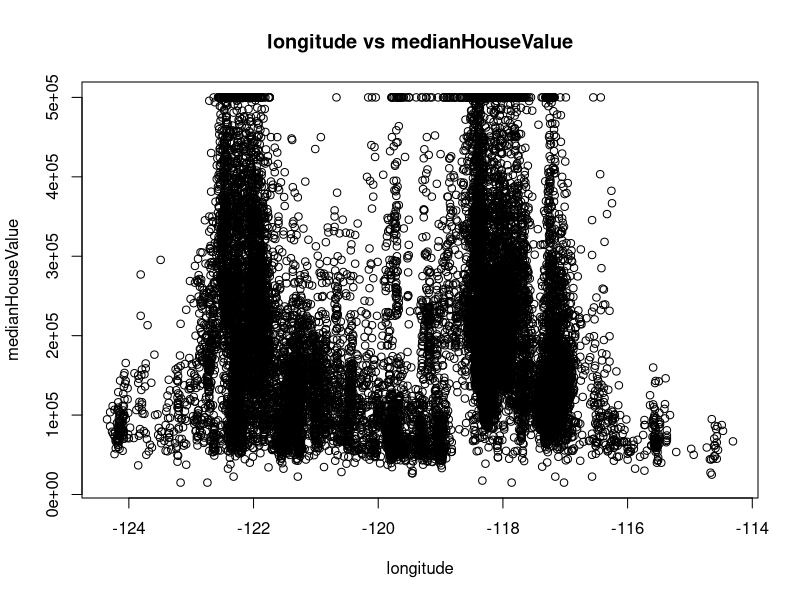
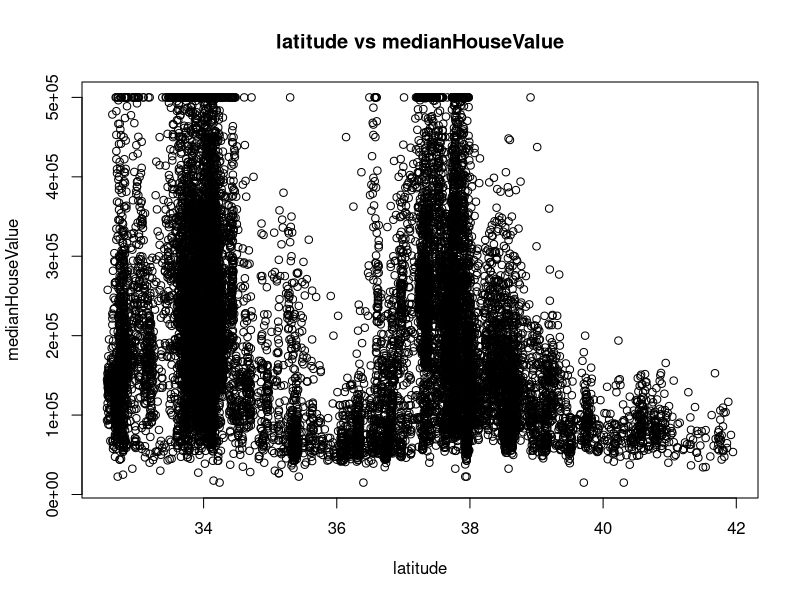
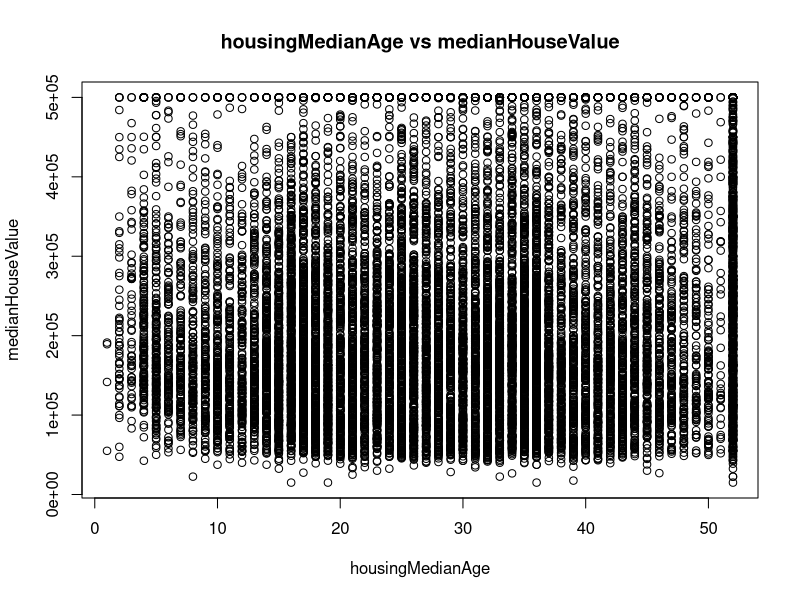
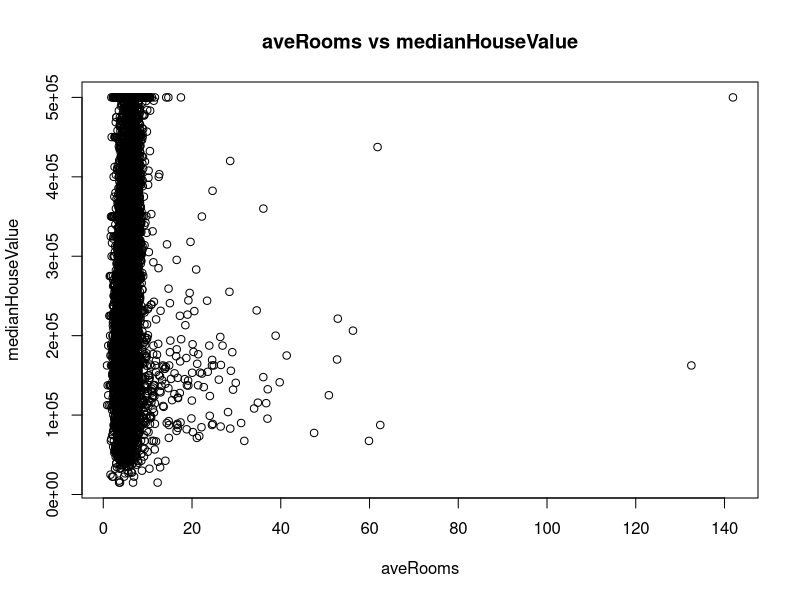
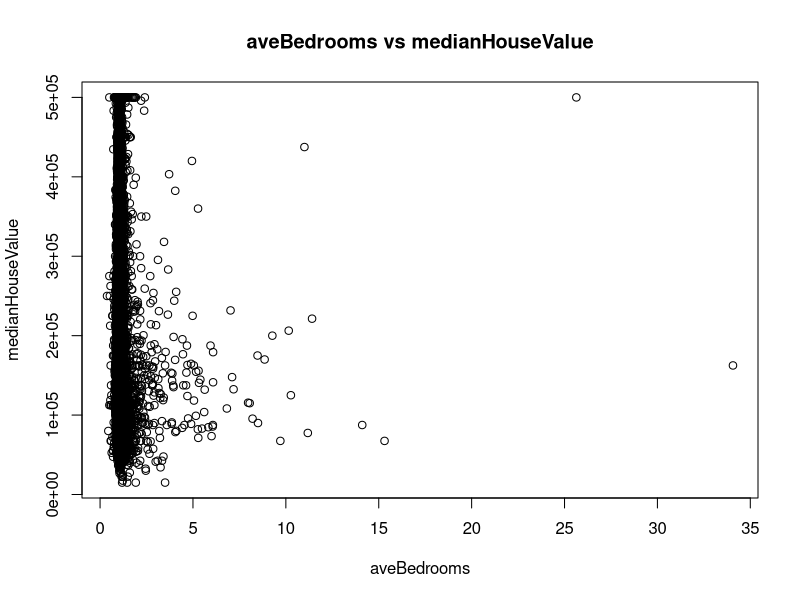
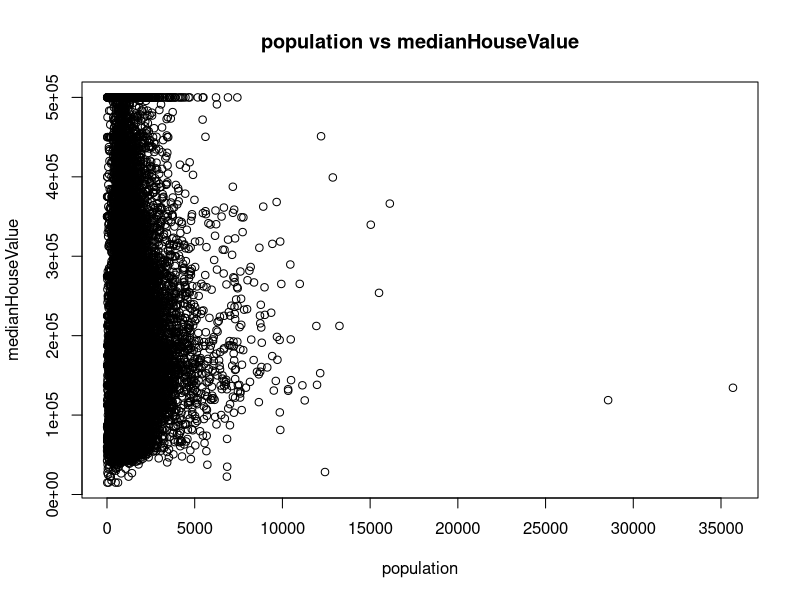
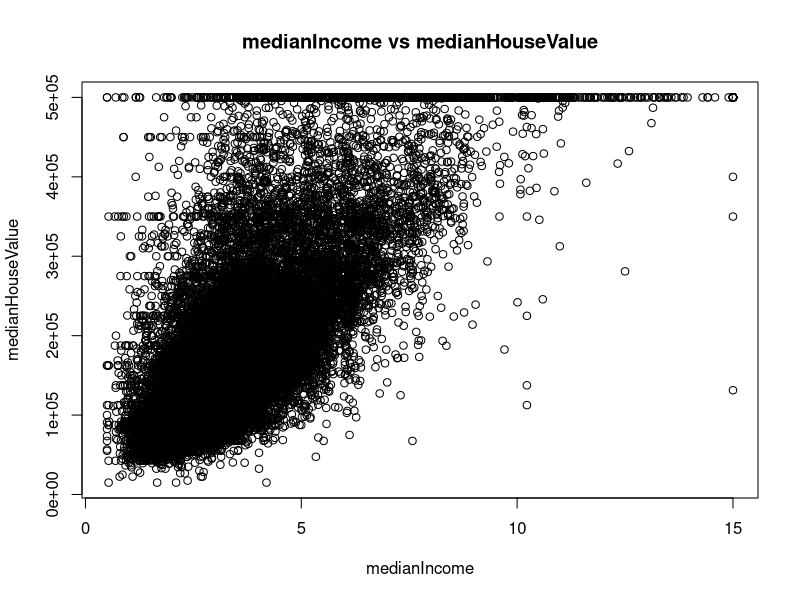
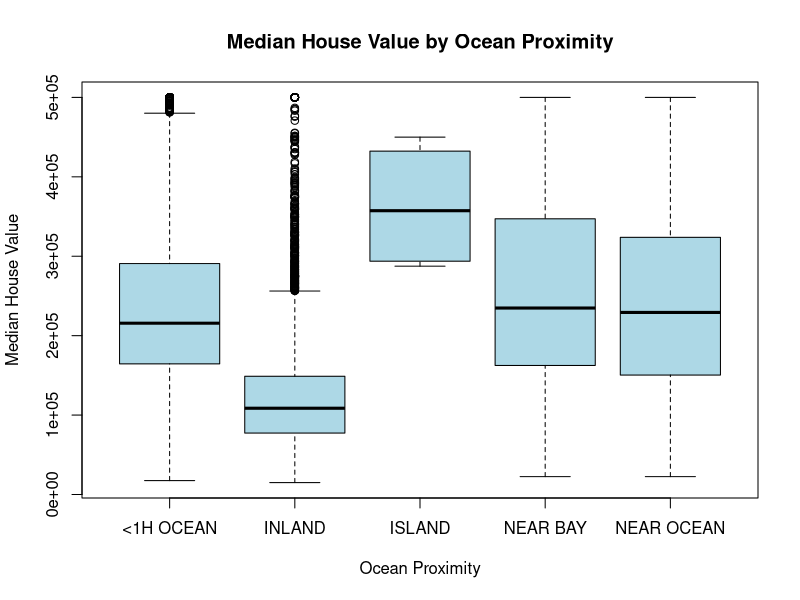

The R source for these figures, in order: (Note: this script raises an error after producing the figures.)
## ---- chunk 1
knitr::opts_chunk$set(echo = TRUE)
## ---- chunk 2
data <- read.csv("Assignt1_data.csv")

# Summary stuff
str(data) 
summary(data)
head(data)
dim(data) 
data$oceanProximity <- as.factor(data$oceanProximity)

# NA's
incomplete_rows <- data[!complete.cases(data), ] # these are all missing aveBedrooms. Maybe just don't use this feature
data <- na.omit(data) # can remove column aveBedrooms???
rownames(data) <- 1:nrow(data) # need to do this otherwise can't remove outliers



#censoring
data[order(-data$medianHouseValue), ]
value <- 500001  # change to your target value
percentage <- mean(data$medianHouseValue == value) * 100
cat("Percentage of data with medianHouseValue =", value, "is", percentage, "%\n")


# initial plots
target_col <- "medianHouseValue"
exclude <- c("id","oceanProximity",target_col)

for (col in names(data)) {
  if (!(col %in% exclude)) {
    plot(data[[col]], data[[target_col]],
         xlab = col,
         ylab = target_col,
         main = paste(col, "vs", target_col))
  }
}
# For qualitative variable
boxplot(medianHouseValue ~ oceanProximity, data = data,
        main = "Median House Value by Ocean Proximity",
        xlab = "Ocean Proximity",
        ylab = "Median House Value",
        col = "lightblue")

# Need to include more stuff, very basic here

## ---- chunk 3
#Do each linear regression separately and view plots
#longitude, clearly non-linear poly?
lm.fit <- lm(medianHouseValue~longitude,data = data) 
summary(lm.fit)
plot(lm.fit)

# latitude, again non-linear poly?
lm.fit <- lm(medianHouseValue~latitude,data = data) 
summary(lm.fit)
plot(lm.fit)

#housing median age - good fit for first graph
lm.fit <- lm(medianHouseValue~housingMedianAge,data = data) 
summary(lm.fit)
plot(lm.fit)

#aveRooms, definitely non-linear, big issue with high leverage points
lm.fit <- lm(medianHouseValue~aveRooms,data = data) 
summary(lm.fit)
plot(lm.fit)


#aveBedrooms, issue with high leverage points
lm.fit <- lm(medianHouseValue~aveBedrooms,data = data) 
summary(lm.fit)
plot(lm.fit)

#population, issues with leverage, heterscedascity
lm.fit <- lm(medianHouseValue~population,data = data) 
summary(lm.fit)
plot(lm.fit)

#medianIncome non-linear and heterscedascity, some influential points too
lm.fit <- lm(medianHouseValue~medianIncome,data = data) 
summary(lm.fit)
plot(lm.fit)

#oceanProximity catergorical and need to play around with this a bit
lm.fit <- lm(medianHouseValue~oceanProximity,data = data) 
summary(lm.fit)
plot(lm.fit)

# Keep medianIncome the same
#playing around a bit
#medianIncome non-linear and heterscedascity, some influential points too
#better
lm.fit <- lm(medianHouseValue~log(medianIncome),data = data) 
summary(lm.fit)
plot(lm.fit)

#poly 2 looks pretty good, better than log
lm.fit <- lm(medianHouseValue~poly(medianIncome,2),data = data) 
summary(lm.fit)
plot(lm.fit)


## MOST IMPORTANT BITS

#looks way better
#population, issues with leverage, heterscedascity
lm.fit <- lm(medianHouseValue~log(population),data = data) 
summary(lm.fit)
plot(lm.fit)


lm.fit <- lm(medianHouseValue~bedroomsPerRoom,data = data) 
summary(lm.fit)
plot(lm.fit)

## ---- chunk 4
# initial model
# New fit
#data$bedroomsPerRoom <- data$aveBedrooms / data$aveRooms
lm.fit <- lm(medianHouseValue~.-id-aveBedrooms,data = data) # ID not a relevant predictor
summary(lm.fit)
# population (population in particular) and island and near bay look iffy
deviance(lm.fit)
contrasts(data$oceanProximity)


plot(lm.fit)
# some outliers/leverage points
# clear heteroscedasticity


# Checking Collinearity
library(car)
vif(lm.fit)

# Correlation matrix
numeric_vars <- data[sapply(data, is.numeric)]
cor_matrix <- cor(numeric_vars, use = "complete.obs")
round(cor_matrix, 2)

#Long and lat highly correlated, so are ave rooms and ave bedrooms
# can create a bedrooms to rooms ratio and include that. Or just exclude one
# also test exclude the houses with like 40 rooms, could be leverage point
# or can do interaction term?? This might be simpler. See which one is better after testing

library(leaps)

regfit.full=regsubsets(medianHouseValue~.-id,data = data,nvmax =12)
summary(regfit.full)


# Choosing the best from the linear model
reg.summary=summary(regfit.full)
names(reg.summary)
reg.summary$rsq
par(mfrow=c(2,2))
plot(reg.summary$rss,xlab="Number of Variables",ylab="RSS",type="l")
plot(reg.summary$adjr2,xlab="Number of Variables",ylab="Adjusted RSq",type="l")
# Find out the case with maximal adjusted R^2
which.max(reg.summary$adjr2)
# Draw points in the latest plot
points(12,reg.summary$adjr2[12], col="red",cex=2,pch=20) #Look at graph to choose best value of k, i.e. highest adjRsq
plot(reg.summary$cp,xlab="Number of Variables",ylab="Cp",type='l')
which.min(reg.summary$cp)
points(12,reg.summary$cp[10],col="red",cex=2,pch=20)
plot(reg.summary$bic,xlab="Number of Variables",ylab="BIC",type='l')
which.min(reg.summary$bic)
points(which.min(reg.summary$bic),reg.summary$bic[which.min(reg.summary$bic)],col="red",cex=2,pch=20) #a better way


## ---- chunk 5

library(leaps)
#since can't call predict for regsubsets. doing the same thing as the for loop
predict.regsubsets=function(object,newdata,id,...){ #... allows for other arguments to be passed into the function
  form=as.formula(object$call[[2]])
  mat=model.matrix(form,newdata)
  coefi=coef(object,id=id)
  xvars=names(coefi)
  mat[,xvars]%*%coefi
}

## ---- chunk 6

library(car)
# k-fold CV
lm.fit <- lm(medianHouseValue~.-id-oceanProximity-aveBedrooms+longitude:latitude+log(population),data = data)
summary(lm.fit)
nvmax <- length(coef(lm.fit)) - 1


k=10
set.seed(3)
folds=sample(1:k,nrow(data),replace=TRUE)
cv.errors=matrix(NA,k,nvmax, dimnames=list(NULL, paste(1:nvmax))) # NA means no data, NULL means no row names


for(j in 1:k){
  best.fit=regsubsets(medianHouseValue~.-id-oceanProximity-aveBedrooms+longitude:latitude+log(population),data = data[folds!=j,],nvmax=nvmax)
  for(i in 1:nvmax){
    pred=predict(best.fit,data[folds==j,],id=i)
    cv.errors[j,i]=mean( (data$medianHouseValue[folds==j]-pred)^2)
  }
}
mean.cv.errors=apply(cv.errors,2,mean)
mean.cv.errors
par(mfrow=c(1,1))
best.model.size <- as.numeric(names(which.min(mean.cv.errors)))
plot(mean.cv.errors,type='b')
points(best.model.size, mean.cv.errors[best.model.size], col = "red", pch = 19, cex = 1.5)
# Obtain the best subset model using the full data and CV selected id
reg.best=regsubsets(medianHouseValue~.-id-oceanProximity-aveBedrooms+longitude:latitude+log(population),data = data, nvmax=nvmax)
coef(reg.best,best.model.size)


best.predictors = names(coef(reg.best, best.model.size))[-1]  # remove intercept
# Create formula dynamically
formula.best = as.formula(paste("medianHouseValue ~", paste(best.predictors, collapse = " + ")))

# Fit the model using lm
model.best = lm(formula.best, data = data)
summary(model.best)
vif(model.best,type = "predictor")

# With oceanProximity
new.formula = update(formula.best, . ~ . + oceanProximity)
model.best = lm(new.formula, data = data)
summary(model.best)
vif(model.best,type = "predictor")


#with oceanProximity is better

plot(model.best)


# Remove outliers
data_unlev <- data[c(7420,7421,7419),] # these are all island - ridge or lasso can get rid of this
## ---- chunk 7

library(glmnet)
x = model.matrix(new.formula, data = data)[, -1]  # Remove intercept column
y = data$medianHouseValue

# Perform 10-fold cross-validation to find the best lambda
set.seed(7)
lambda_grid <- 10^seq(4, -4, length = 100)  # From 10,000 down to 0.0001
cv.ridge = cv.glmnet(x, y, alpha = 0,lambda = lambda_grid, nfolds = 10)

# Extract best lambda (lambda.min gives lambda with minimum MSE)
best.lambda = cv.ridge$lambda.min

ridge.model = glmnet(x, y, alpha = 0, lambda = best.lambda)
coef(ridge.model) 

## ---- chunk 8
test_data <- data <- read.csv("Assignt1_data.csv")
#test_data$bedroomsPerRoom <- test_data $aveBedrooms / test_data $aveRooms
pred <- predict(model.best, newdata = test_data  )
actual <- test_data$medianHouseValue
mse <- mean((pred - actual)^2)
mse
sqrt(mse)

test_matrix <- model.matrix(new.formula, data = test_data)[, -1]
pred <- predict(ridge.model, s = best.lambda, newx = test_matrix)
actual <- test_data$medianHouseValue
mse <- mean((pred - actual)^2)
mse

# ridge is worse

min(pred)
sqrt(mse)
